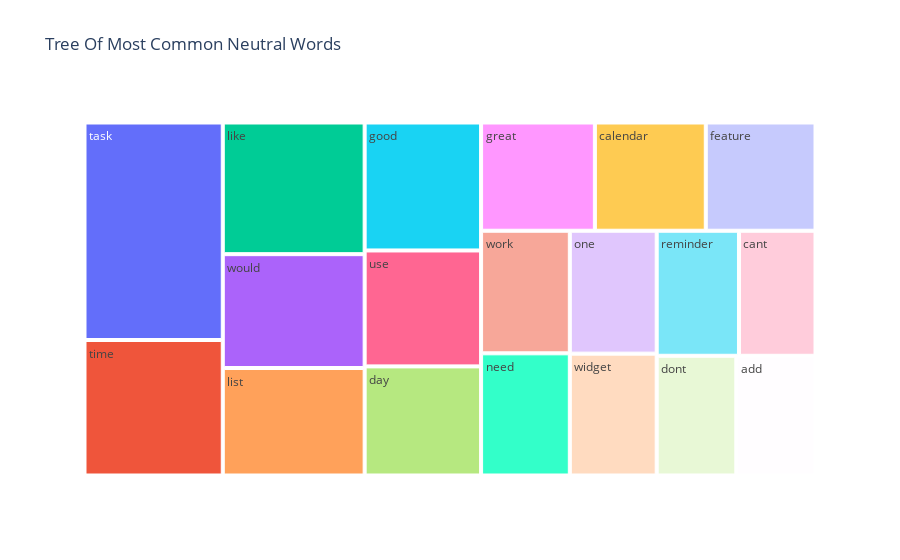

Source (notebook cell):
### Code cell
fig = px.treemap(temp_neutral, path=['Common_words'], values='count',title='Tree Of Most Common Neutral Words')
fig.show()

### Figure 1 — Plotly figure (JSON) as saved in the notebook; plotly's stock layout.template omitted (floating-point values rounded to 4 significant figures)
{"data": [{"branchvalues": "total", "domain": {"x": [0, 1], "y": [0, 1]}, "hovertemplate": "labels=%{label}<br>count=%{value}<br>parent=%{parent}<br>id=%{id}<extra></extra>", "ids": ["add", "calendar", "cant", "day", "dont", "feature", "good", "great", "like", "list", "need", "one", "reminder", "task", "time", "use", "widget", "work", "would"], "labels": ["add", "calendar", "cant", "day", "dont", "feature", "good", "great", "like", "list", "need", "one", "reminder", "task", "time", "use", "widget", "work", "would"], "name": "", "parents": ["", "", "", "", "", "", "", "", "", "", "", "", "", "", "", "", "", "", ""], "type": "treemap", "values": [514, 651, 519, 689, 517, 644, 808, 668, 1013, 827, 588, 579, 558, 1631, 1016, 732, 574, 590, 876]}], "layout": {"legend": {"tracegroupgap": 0}, "title": {"text": "Tree Of Most Common Neutral Words"}}}
